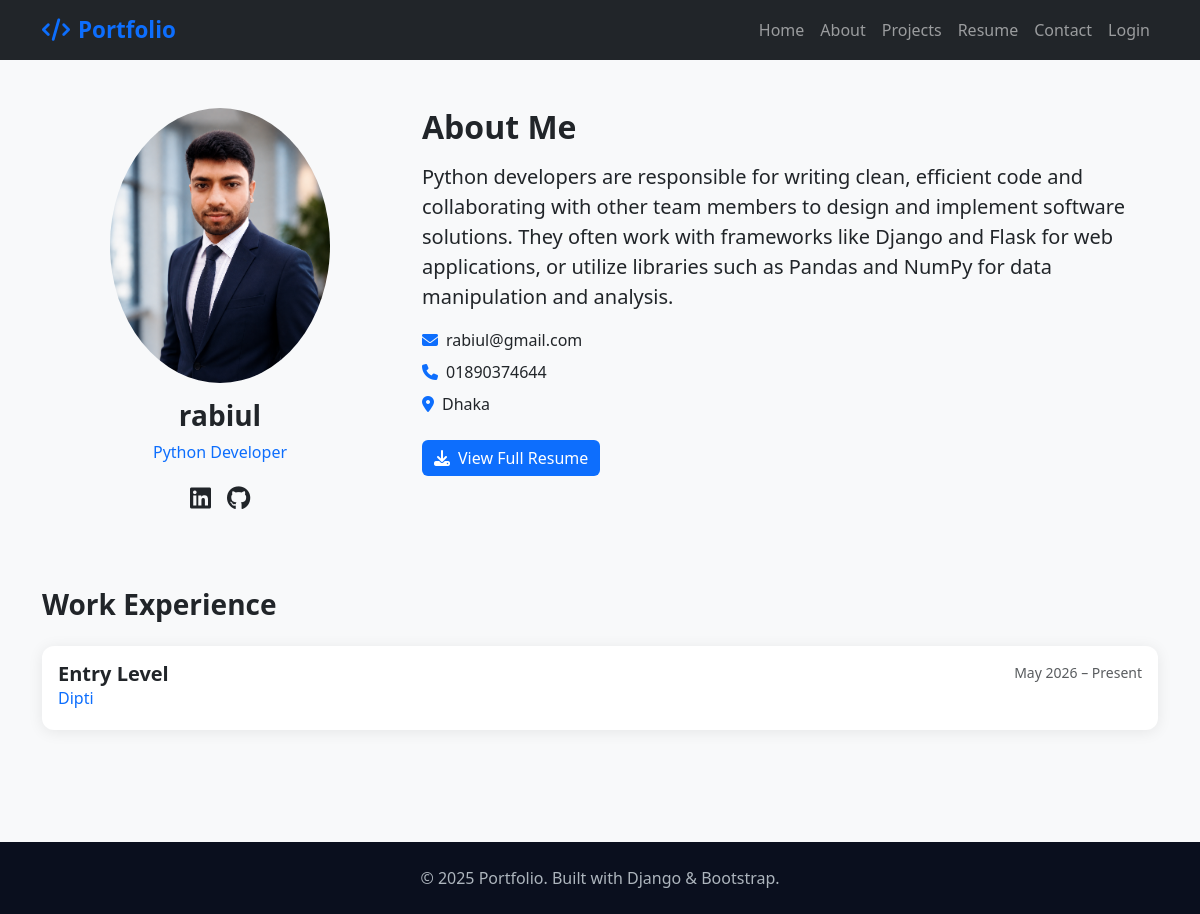
The page /about/ on the database its author committed.
### portfolio/models.py (models this page shows, shortened)
class Profile(models.Model):
    user = models.OneToOneField(User, on_delete=models.CASCADE)
    full_name = models.CharField(max_length=200)
    title = models.CharField(max_length=200, blank=True)
    bio = models.TextField(blank=True)
    profile_picture = models.ImageField(upload_to='profile/', blank=True, null=True)
    phone = models.CharField(max_length=20, blank=True)
    email = models.EmailField(blank=True)
    address = models.CharField(max_length=300, blank=True)
    linkedin = models.URLField(blank=True)
    github = models.URLField(blank=True)
    website = models.URLField(blank=True)

class Experience(models.Model):
    profile = models.ForeignKey(Profile, on_delete=models.CASCADE, related_name='experiences')
    company = models.CharField(max_length=200)
    position = models.CharField(max_length=200)
    start_date = models.DateField()
    end_date = models.DateField(null=True, blank=True)
    currently_working = models.BooleanField(default=False)
    description = models.TextField(blank=True)
    location = models.CharField(max_length=200, blank=True)
    class Meta:
        ordering = ['-start_date']

### portfolio/views.py (the view)
# urls.py: path('about/',    views.about,         name='about'),
def about(request):
    profile   = Profile.objects.first()
    education = Education.objects.all()
    experience = Experience.objects.all()
    return render(request, 'portfolio/about.html', {
        'profile': profile, 'education': education, 'experience': experience,
    })

### portfolio/templates/portfolio/about.html (shortened to what this page needs)
{% extends 'portfolio/base.html' %}
{% block content %}
<div class="container py-5">
  <div class="row">
    <div class="col-md-4 text-center mb-4">
      {% if profile.profile_picture %}
      <img src="{{ profile.profile_picture.url }}" class="rounded-circle img-fluid mb-3" style="max-width:220px" alt="Profile">
      {% else %}
      <div class="rounded-circle bg-primary d-inline-flex align-items-center justify-content-center mb-3" style="width:200px;height:200px">
        <i class="fas fa-user fa-5x text-white"></i>
      </div>
      {% endif %}
      <h3 class="fw-bold">{{ profile.full_name }}</h3>
      <p class="text-primary">{{ profile.title }}</p>
      <div class="d-flex justify-content-center gap-3 mt-2">
        {% if profile.linkedin %}<a href="{{ profile.linkedin }}" target="_blank" class="text-dark fs-4"><i class="fab fa-linkedin"></i></a>{% endif %}
        {% if profile.github %}<a href="{{ profile.github }}" target="_blank" class="text-dark fs-4"><i class="fab fa-github"></i></a>{% endif %}
      </div>
    </div>
    <div class="col-md-8">
      <h2 class="fw-bold mb-3">About Me</h2>
      <p class="lead">{{ profile.bio }}</p>
      <ul class="list-unstyled mt-3">
        {% if profile.email %}<li class="mb-2"><i class="fas fa-envelope text-primary me-2"></i>{{ profile.email }}</li>{% endif %}
        {% if profile.phone %}<li class="mb-2"><i class="fas fa-phone text-primary me-2"></i>{{ profile.phone }}</li>{% endif %}
        {% if profile.address %}<li class="mb-2"><i class="fas fa-map-marker-alt text-primary me-2"></i>{{ profile.address }}</li>{% endif %}
      </ul>
      <a href="{% url 'resume' %}" class="btn btn-primary mt-2"><i class="fas fa-download me-2"></i>View Full Resume</a>
    </div>
  </div>
  {% if experience %}
  <div class="mt-5">
    <h3 class="fw-bold mb-4">Work Experience</h3>
    {% for exp in experience %}
    <div class="card p-3 mb-3">
      <div class="d-flex justify-content-between">
        <div>
          <h5 class="fw-bold mb-0">{{ exp.position }}</h5>
          <p class="text-primary mb-1">{{ exp.company }}</p>
        </div>
        <small class="text-muted">{{ exp.start_date|date:"M Y" }} – {% if exp.currently_working %}Present{% else %}{{ exp.end_date|date:"M Y" }}{% endif %}</small>
      </div>
    </div>
    {% endfor %}
  </div>
  {% endif %}
</div>
{% endblock %}

### portfolio/templates/portfolio/base.html (style rules this page uses)
:root { --primary: #0d6efd; --dark: #0a0f1e; }
body { font-family: 'Segoe UI', sans-serif; background: #f8f9fa; }
.btn-primary { background: var(--primary); border: none; }
.card { border: none; box-shadow: 0 2px 15px rgba(0,0,0,.08); border-radius: 12px; }

### rows shown on the page
Profile: profile_picture (picture), full_name "rabiul", title "Python Developer", bio "Python developers are responsible for writing clean, efficient code and collaborating with other team members to design and implement software solutions. They often work with frameworks like Django and Flask for web applications, or utilize libraries such as Pandas and NumPy for data manipulation and analysis.", email "rabiul@gmail.com", phone "01890374644", address "Dhaka"
Experience: position "Entry Level", company "Dipti", start_date "May 2026", currently_working "Present"
